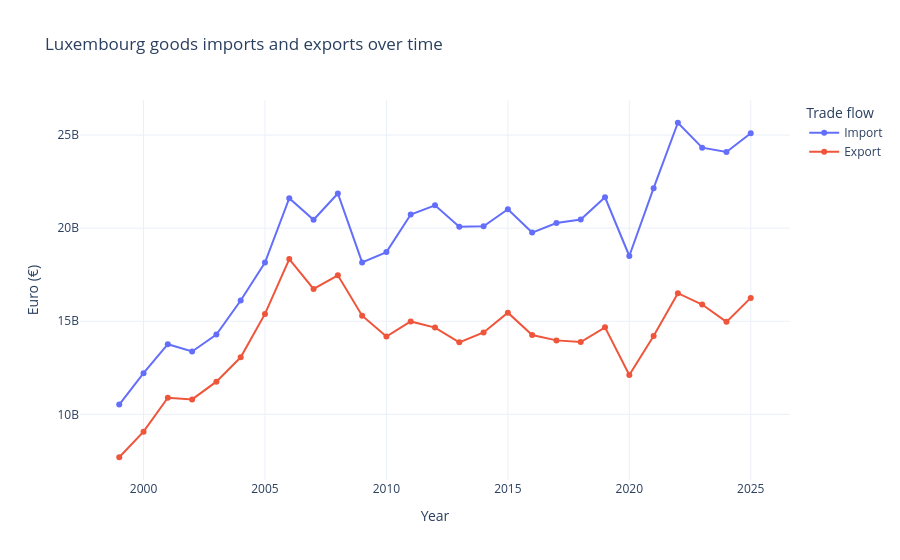
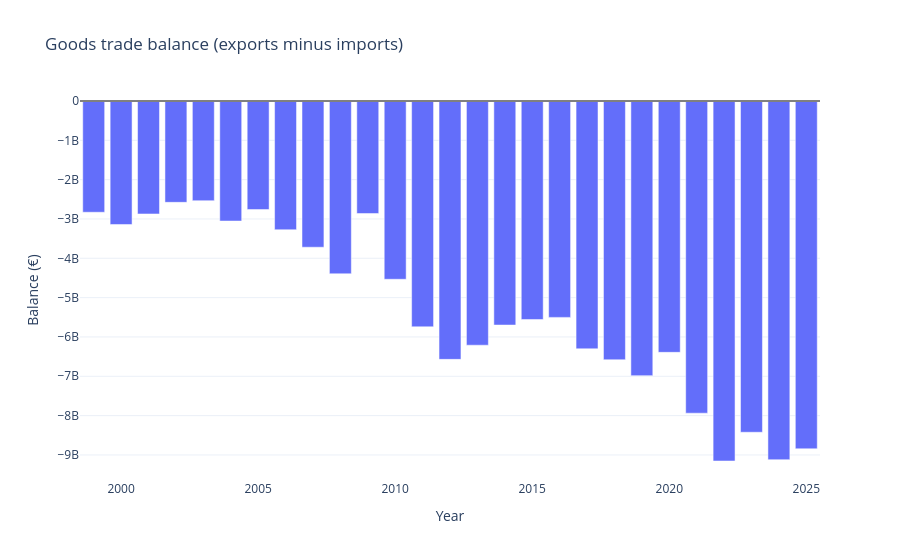

The notebook cell these images were saved under, in order:
### Markdown cell above
## 5 · Annual imports, exports and trade balance

The trade balance is **exports − imports**. These data concern *goods*, not Luxembourg's full balance of trade in goods and services. Imports are generally CIF-valued; exports FOB-valued. Use the source scope displayed above when describing the numbers.

### Code cell
def annual_flow_pivot(df):
    if df.empty: return pd.DataFrame(columns=['Import','Export','Balance','Total_trade'])
    t = df[df.flow.isin(['Import','Export'])].groupby(['year','flow'])['value'].sum().unstack('flow')
    for col in ['Import','Export']:
        if col not in t: t[col] = np.nan
    t = t[['Import','Export']].sort_index()
    t['Balance'] = t['Export'] - t['Import']
    t['Total_trade'] = t['Import'] + t['Export']
    return t

totals = annual_flow_pivot(annual_total)
if totals.empty:
    print('No usable annual euro observations. The monthly section can still be analyzed.')
else:
    if MIN_YEAR_FOR_TREND is not None: totals = totals[totals.index >= MIN_YEAR_FOR_TREND]
    display((totals / 1e9).round(3).rename(columns=lambda x: x + ' (€bn)').tail(12))
    vals = totals[['Import','Export']].stack().dropna().reset_index()
    vals.columns = ['year','flow','eur']
    fig = px.line(vals, x='year', y='eur', color='flow', markers=True,
                  title='Luxembourg goods imports and exports over time',
                  labels={'eur':'Euro (€)', 'year':'Year','flow':'Trade flow'})
    fig.show()
    fig2 = px.bar(totals.reset_index(), x='year', y='Balance',
                  title='Goods trade balance (exports minus imports)',
                  labels={'Balance':'Balance (€)', 'year':'Year'})
    fig2.add_hline(y=0, line_color='gray')
    fig2.show()
    display(Markdown(f'**Latest annual period in selection:** {int(totals.index.max())}. Source scope: {annual_scope}.'))

### Figure 1 — Plotly figure (JSON) as saved in the notebook; plotly's stock layout.template omitted (floating-point values rounded to 4 significant figures)
{"data": [{"hovertemplate": "Trade flow=Import<br>Year=%{x}<br>Euro (€)=%{y}<extra></extra>", "legendgroup": "Import", "line": {"color": "#636efa", "dash": "solid"}, "marker": {"symbol": "circle"}, "mode": "lines+markers", "name": "Import", "orientation": "v", "showlegend": true, "type": "scatter", "x": [1999, 2000, 2001, 2002, 2003, 2004, 2005, 2006, 2007, 2008, 2009, 2010, 2011, 2012, 2013, 2014, 2015, 2016, 2017, 2018, 2019, 2020, 2021, 2022, 2023, 2024, 2025], "xaxis": "x", "y": [10530000000.0, 12210000000.0, 13770000000.0, 13380000000.0, 14290000000.0, 16120000000.0, 18150000000.0, 21610000000.0, 20450000000.0, 21860000000.0, 18160000000.0, 18710000000.0, 20730000000.0, 21230000000.0, 20080000000.0, 20100000000.0, 21020000000.0, 19760000000.0, 20270000000.0, 20460000000.0, 21660000000.0, 18500000000.0, 22150000000.0, 25660000000.0, 24320000000.0, 24090000000.0, 25100000000.0], "yaxis": "y"}, {"hovertemplate": "Trade flow=Export<br>Year=%{x}<br>Euro (€)=%{y}<extra></extra>", "legendgroup": "Export", "line": {"color": "#EF553B", "dash": "solid"}, "marker": {"symbol": "circle"}, "mode": "lines+markers", "name": "Export", "orientation": "v", "showlegend": true, "type": "scatter", "x": [1999, 2000, 2001, 2002, 2003, 2004, 2005, 2006, 2007, 2008, 2009, 2010, 2011, 2012, 2013, 2014, 2015, 2016, 2017, 2018, 2019, 2020, 2021, 2022, 2023, 2024, 2025], "xaxis": "x", "y": [7697000000.0, 9071000000.0, 10900000000.0, 10800000000.0, 11750000000.0, 13060000000.0, 15390000000.0, 18340000000.0, 16730000000.0, 17470000000.0, 15300000000.0, 14180000000.0, 14990000000.0, 14660000000.0, 13870000000.0, 14400000000.0, 15460000000.0, 14260000000.0, 13970000000.0, 13880000000.0, 14670000000.0, 12110000000.0, 14210000000.0, 16510000000.0, 15900000000.0, 14970000000.0, 16250000000.0], "yaxis": "y"}], "layout": {"legend": {"title": {"text": "Trade flow"}, "tracegroupgap": 0}, "title": {"text": "Luxembourg goods imports and exports over time"}, "xaxis": {"anchor": "y", "domain": [0, 1], "title": {"text": "Year"}}, "yaxis": {"anchor": "x", "domain": [0, 1], "title": {"text": "Euro (€)"}}}}

### Figure 2 — Plotly figure (JSON) as saved in the notebook; plotly's stock layout.template omitted (floating-point values rounded to 4 significant figures)
{"data": [{"hovertemplate": "Year=%{x}<br>Balance (€)=%{y}<extra></extra>", "legendgroup": "", "marker": {"color": "#636efa", "pattern": {"shape": ""}}, "name": "", "orientation": "v", "showlegend": false, "textposition": "auto", "type": "bar", "x": [1999, 2000, 2001, 2002, 2003, 2004, 2005, 2006, 2007, 2008, 2009, 2010, 2011, 2012, 2013, 2014, 2015, 2016, 2017, 2018, 2019, 2020, 2021, 2022, 2023, 2024, 2025], "xaxis": "x", "y": [-2829000000.0, -3140000000.0, -2872000000.0, -2577000000.0, -2535000000.0, -3052000000.0, -2760000000.0, -3274000000.0, -3718000000.0, -4394000000.0, -2862000000.0, -4533000000.0, -5742000000.0, -6570000000.0, -6210000000.0, -5697000000.0, -5556000000.0, -5502000000.0, -6301000000.0, -6580000000.0, -6984000000.0, -6391000000.0, -7938000000.0, -9154000000.0, -8423000000.0, -9121000000.0, -8844000000.0], "yaxis": "y"}], "layout": {"barmode": "relative", "legend": {"tracegroupgap": 0}, "shapes": [{"line": {"color": "gray"}, "type": "line", "x0": 0, "x1": 1, "xref": "x domain", "y0": 0, "y1": 0, "yref": "y"}], "title": {"text": "Goods trade balance (exports minus imports)"}, "xaxis": {"anchor": "y", "domain": [0, 1], "title": {"text": "Year"}}, "yaxis": {"anchor": "x", "domain": [0, 1], "title": {"text": "Balance (€)"}}}}
